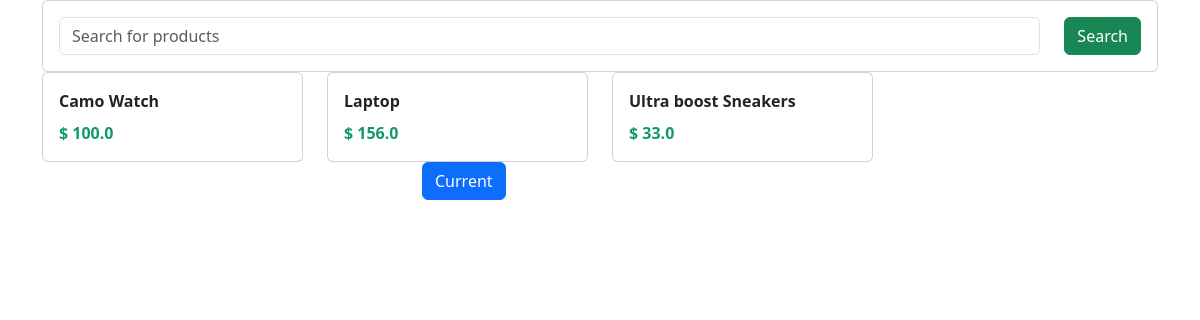
Before: / with the older database file.
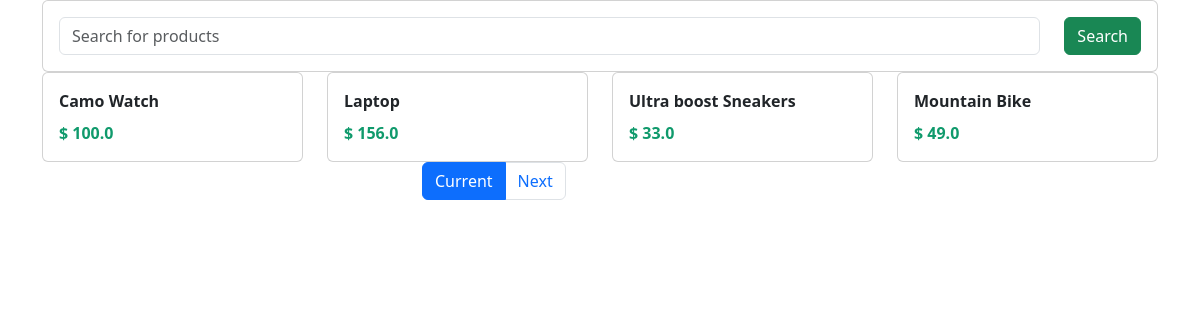
After: the same page with the newer database file.
### shop/models.py (models this page shows)
class Product(models.Model):
    title = models.CharField(max_length=200)
    price = models.FloatField()
    discount_price = models.FloatField()
    category = models.CharField(max_length=200)
    description = models.TextField()
    image = models.CharField(max_length=300)

### shop/views.py (the view)
# urls.py: path('', views.index, name='index')
def index(request):
    product_objects = Product.objects.all()
    item_name = request.GET.get('item_name')
    if item_name != '' and item_name is not None:
        product_objects = product_objects.filter(title__icontains=item_name)
    paginator = Paginator(product_objects, 4)
    page = request.GET.get('page')
    product_objects = paginator.get_page(page)
    context = {'product_objects': product_objects}
    return render(request, 'shop/index.html', context)

### shop/templates/shop/index.html (shortened to what this page needs)
{% load static %}
<!DOCTYPE html>
<html lang="en">
<head>
    <link href="https://cdn.jsdelivr.net/npm/bootstrap@5.3.3/dist/css/bootstrap.min.css"
    rel="stylesheet"
>
    <link rel="stylesheet" href="{% static 'shop/style.css' %}">
</head>
<body>
    <div class="container">
        <div class="row">
            <div class="col-md-12">
                <form class="card card-sm">
                    <div class="card-body row no-gutters align-items-centers">
                        <div class="col">
                            <input type="search" name='item_name' placeholder="Search for products"
                            class="form-control form-control-borderless">
                        </div>
                        <div class="col-auto">
                            <button class="btn btn-success" type="submit">Search</button>
                        </div>
                    </div>
                </form>
            </div>
        </div>
        <div class="row">
            {% for product in product_objects %}
            <div class="col-md-3">
                <div class="card">
                    <div class="card-body">
                        <div class="card-title">
                            {{product.title}}
                        </div>
                        <div class="card-text">
                            $ {{product.price}}
                        </div>
                    </div>
                </div>
            </div>
            {% endfor %}
        </div>
        <div class="row">
            <div class="col-md-3 offset-md-4">
                <ul class="pagination">
                    <li class="page-item active">
                        <a class="page-link" href="?page={{ product_objects.number }}">Current</a>
                    </li>
                    {% if product_objects.has_next %}
                    <li class="page-item">
                        <a class="page-link" href="?page={{ product_objects.next_page_number }}">Next</a>
                    </li>
                    {% endif %}
                </ul>
            </div>
        </div>
    </div>
</body>
</html>

### shop/static/shop/style.css (style rules this page uses)
.card-text { color: rgb(16, 154, 108); font-weight: 700; }
.card-title { font-weight: 800; }

Changed rows visible on the page:
added Product: title "Mountain Bike", price "49.0"
Other visible differences:
text now shown: "Next"
